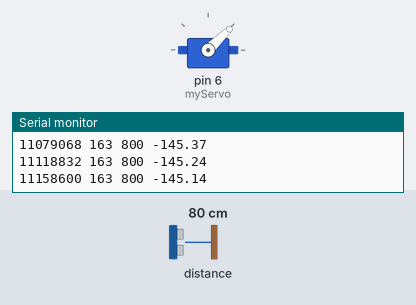
A sketch run on a simulated Arduino Uno, built with avr-gcc and run on an emulated ATmega328P. Parts: servo, the last lines printed to the serial monitor. Inputs (shaded band) come from the test bench; at power-on: distance to the obstacle 80 cm.

Above: at 11.2 s.
11.3 s: distance to the obstacle set to 2 cm
At 12.7 s:
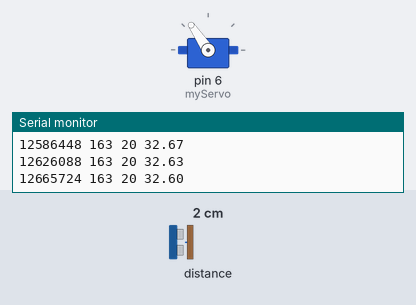
13.9 s: distance to the obstacle set to 4 cm
At 14.08 s:
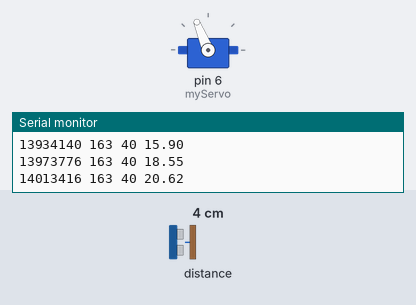
15.9 s: distance to the obstacle set to 9 cm
17.7 s: distance to the obstacle set to 35 cm
At 18.4 s:
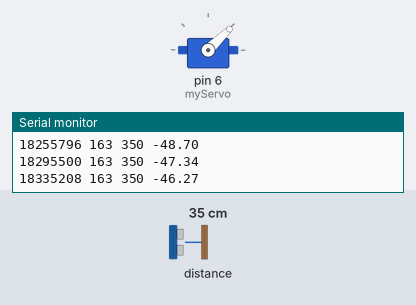
Timing chart, 0 to 20.2 s (numbered marks = the images above; inputs shaded):
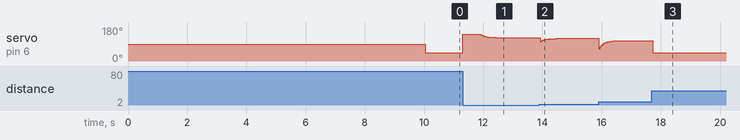

The sketch:

expCL3.ino
```cpp
#include <Wire.h>
#include <Servo.h>
#include <Adafruit_VL53L0X.h>

// Objects
Servo myServo;  // create servo object
Adafruit_VL53L0X mySensor = Adafruit_VL53L0X();  // pins: Vin to 3.3V, SCL to A5, SDA to A4

// Tunable parameters
int const micro_level = 1466;  // us (should be around 1500)
int const backlash = 15;  // us
int distance_setpoint = 133;  // mm

int amplitude = 30;
int N = 1200;
int period = 600;

void setup() {
  Serial.begin(115200);

  while (! Serial) {
    delay(1);
  }

  myServo.attach(6);  // servo to pin D6
  myServo.writeMicroseconds(deg2micro(0));  // level the servo

  if (!mySensor.begin()) {
    Serial.println(F("Failed to boot VL53 L0X"));
    while (1);
  }
  mySensor.setMeasurementTimingBudgetMicroSeconds(20000);
  mySensor.startRangeContinuous();
  delay(10000);
}

// General variables
unsigned long time;
unsigned long time_prev;
unsigned long time_step;

int r = distance_setpoint;
int y;
int e;
int e1;
int e2;
float u;
float u1;
float u2;

int count;

void loop() {
  if (mySensor.isRangeComplete()) {
    time_prev = time;
    delayMicroseconds(constrain(25000 + time - micros(), 0, 5000));
    time = micros();
    time_step = time - time_prev;

    if (count % period == count % (period/2)) {
      r = distance_setpoint + amplitude;
    }
    else {
      r = distance_setpoint - amplitude;
    }
    y = mySensor.readRange();
    e2 = e1;
    e1 = e;
    e = r - y;
    u2 = u1;
    u1 = u;
    u = e - 0.95*e1 + 0.78*u1;

    myServo.writeMicroseconds(deg2micro(u));

    print_data();

    count = count + 1;
  }
  while (count >= N) {
    myServo.writeMicroseconds(deg2micro(0));  // level the servo
    delay(1000);
  }
}

int result;
int result_prev;
int result_comp;

int deg2micro(float deg) {
  result_prev = result;
  result = deg * 1000 / 90 + micro_level;
  if (result > result_prev) {
    result_comp = result + backlash/2;

  }
  else if (result < result_prev) {
    result_comp = result - backlash/2;
  }
  return constrain(result_comp, 1000, 2000);
}

void print_data() {
  Serial.print(time);
  Serial.print(" ");

  Serial.print(r);
  Serial.print(" ");

  Serial.print(y);
  Serial.print(" ");

  Serial.print(u);
  Serial.print(" ");

  Serial.println();
}
```

Measured:
- after the input at 17.7 s, servo on pin 6 (myServo): 108° → 44° at once
